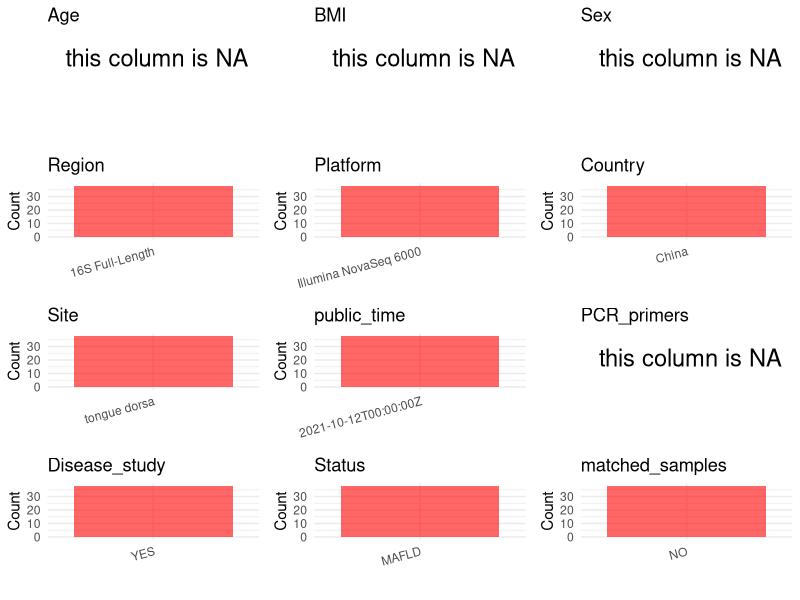

Source code (R): (Note: this script raises an error after producing the figure.)
## ---- chunk 1
# Load necessary libraries
library(dplyr)
library(ggplot2)
library(cowplot)

# Set working directory (update this path to your local directory)
setwd("D:/oral_project/PRJNA770736")

# Read the initial metadata files
initial_meta<-read.csv("SraRunTable.csv",header = T)

# Combine the two metadata files
#meta <- rbind(initial_meta, initial_meta1)

#Remove entries where Organism is "gut metagenome" (non-oral samples)
#initial_meta <- subset(initial_meta,isolation_source!= "feces")

# Check the number of samples containing "HT" in Sample.Name (e.g., healthy controls)
#nrow(subset(meta, grepl("HT", Sample.Name)))

# Display the first few rows of the metadata
head(initial_meta)
## ---- chunk 2
# Create a uniform metadata dataframe
metadata <- data.frame(
  BioProject = initial_meta$BioProject,
  Run = initial_meta$Run,
  sample_name = initial_meta$Sample.Name,
  Age = NA,
  BMI = NA,
  Sex=NA,
  Region = "16S Full-Length",
  Platform = initial_meta$Instrument,
  Country = initial_meta$geo_loc_name_country,
  Site = "tongue dorsa",
  public_time = initial_meta$ReleaseDate,
  stringsAsFactors = FALSE
)
## ---- chunk 3
# Add information obtained from the publication
metadata$PCR_primers <- NA
metadata$title <- "Oral-Gut Microbiome Analysis in Patients With Metabolic-Associated Fatty Liver Disease Having Different Tongue Image Feature"
#metadata<-subset(uniform_meta,Site!="feces")
metadata$Disease_study <- "YES"
# Assign disease status based on sample_name patterns
metadata$Status <- "MAFLD"
#extract subject id by remove prefix of sample_name
#metadata$sample_name <- gsub("S-Saliva-.*|F", "", metadata$sample_name)
#get subjects id with Saliva available
#keep_subjects<-subset(metadata,Site %in% c("Saliva"))
#remove subjects without Saliva samples
#metadata<-subset(metadata,sample_name %in% keep_subjects$sample_name)
#get subjects sampling counts
#sample_counts <- table(metadata$sample_name)
# Create matched_samples column, any subjects have >=2 samples will be label "YES", otherwise "NO"
#metadata$matched_samples <- ifelse(metadata$sample_name %in% names(sample_counts[sample_counts >= 2]), "YES", "NO")
metadata$matched_samples<-"NO"
## ---- chunk 4
# Check the number of unique runs and sample names
print(paste("Number of unique runs:", length(unique(metadata$Run))))
print(paste("Number of unique sample names:", length(unique(metadata$sample_name))))
## ---- chunk 5
# Select columns for visualization
plot_data <- metadata %>%
  select(-BioProject, -Run, -sample_name, -title)

# Function to create simple plots for each column
create_simple_plots <- function(data) {
  plots <- list()
  
  for (col in colnames(data)) {
    # Check if the column is all NA
    if (all(is.na(data[[col]]))) {
      # Create an empty plot with text indicating all NA
      p <- ggplot() +
        annotate("text", x = 0.5, y = 0.5, label = "this column is NA", size = 6) +
        labs(title = col) +
        theme_void()
    } else if (is.numeric(data[[col]])) {
      # Numeric variable: histogram
      p <- ggplot(data, aes(x = .data[[col]])) +
        geom_histogram(fill = "blue", alpha = 0.6, bins = 20, na.rm = TRUE) +
        labs(title = col) +
        theme_minimal()
    } else {
      # Categorical variable: bar plot (remove NA values)
      count_data <- as.data.frame(table(data[[col]], useNA = "ifany"))
      p <- ggplot(count_data, aes(x = reorder(Var1, -Freq), y = Freq)) +
        geom_col(fill = "red", alpha = 0.6) +
        labs(title = col, x = NULL, y = "Count") +
        theme_minimal() +
        theme(axis.text.x = element_text(angle = 15, hjust = 1))
    }
    plots[[col]] <- p
  }
  
  return(plots)
}

# Generate and arrange plots
plots <- create_simple_plots(plot_data)
p<-plot_grid(plots$Age, 
          plots$BMI, 
          plots$Sex, 
          plots$Region, 
          plots$Platform, 
          plots$Country, 
          plots$Site,
          plots$public_time, 
          plots$PCR_primers,
          plots$Disease_study,
          plots$Status,
          plots$matched_samples,# add 
          ncol = 3, align = "hv", axis = "lb")
ggsave("Metadata_Summary.png", plot = p, width = 8, height = 6, dpi = 150)
## ---- chunk 6
knitr::include_graphics("Metadata_Summary.png")
## ---- chunk 7
# Reorder columns to match the desired format
metadata <- metadata[, c(
  "BioProject", "Run", "sample_name", "Age", "BMI", "Sex", 
  "Region", "Platform", "Country", "Site", "public_time", 
  "PCR_primers", "title", "Disease_study", "Status","matched_samples"
)]

# Export the uniform metadata to a CSV file
write.csv(metadata, file = "metadata.csv", quote = FALSE)
head(metadata)
